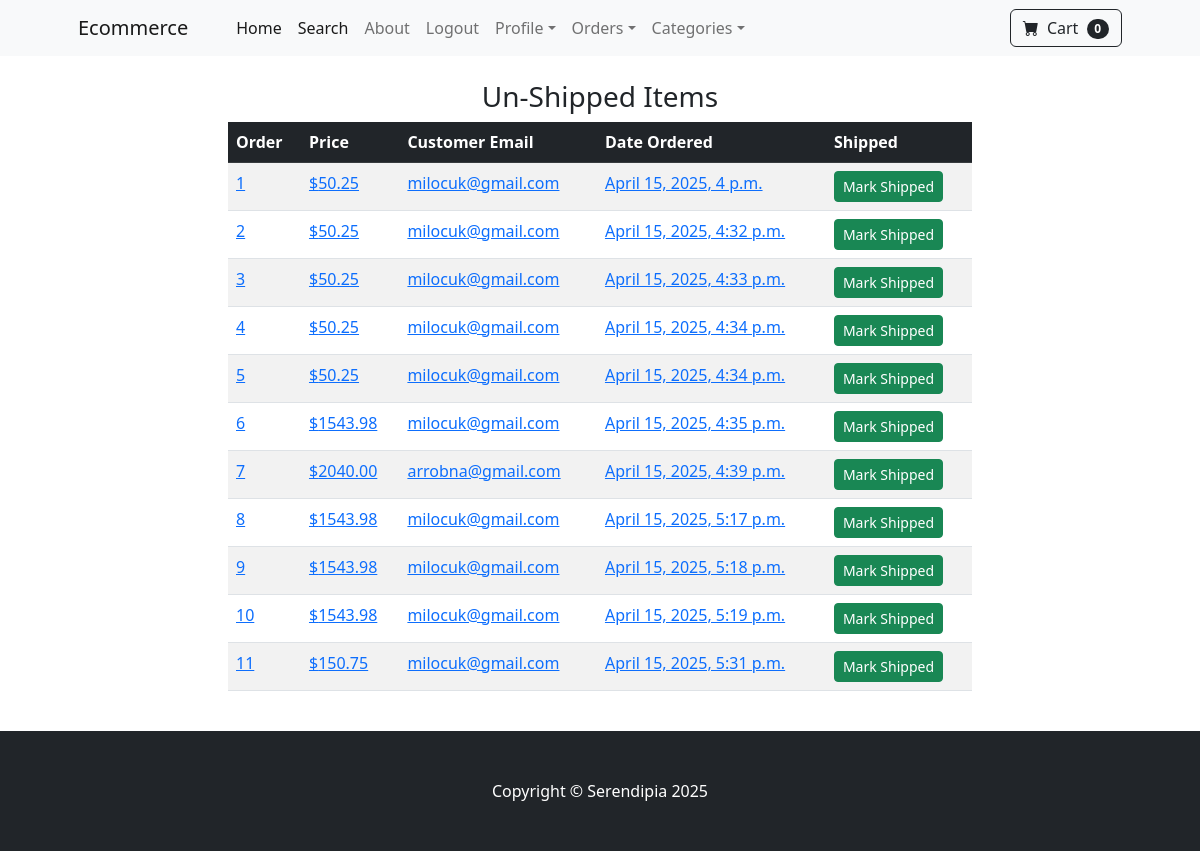
Before: /payment/not_shipped_dash/ (signed in) with the older database file.
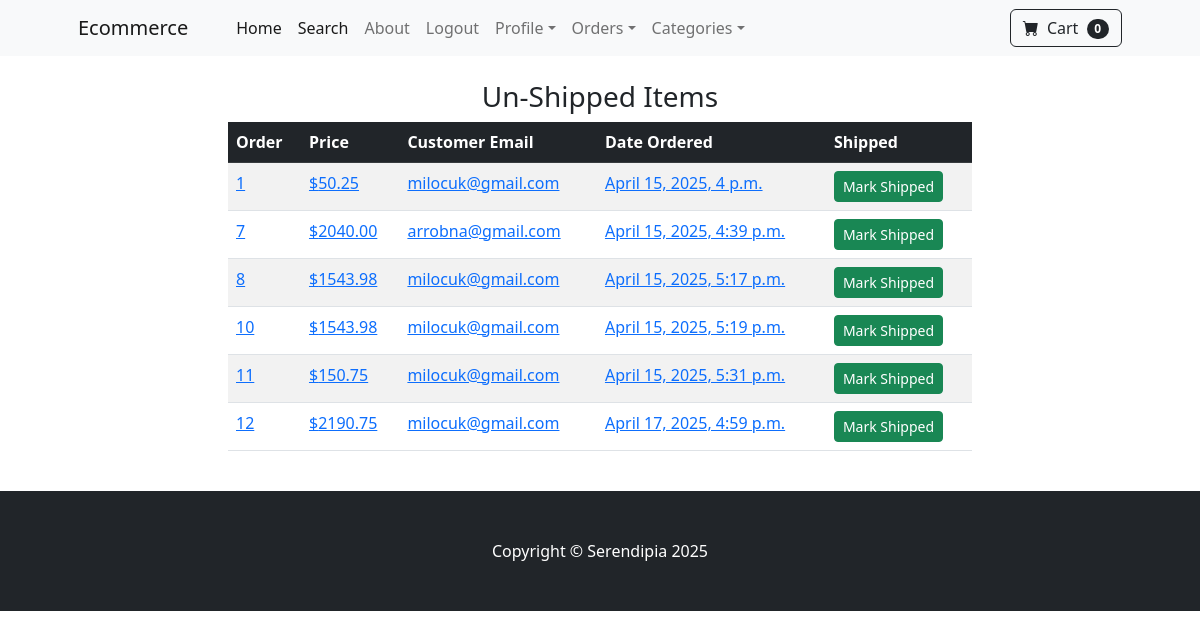
After: the same page with the newer database file.
### payment/models.py (models this page shows, shortened)
class Order(models.Model):
    user = models.ForeignKey(User, on_delete=models.CASCADE,null=True,blank=True)
    full_name = models.CharField(max_length=250)
    email = models.EmailField(max_length=250)
    shipping_address = models.TextField(max_length=150000)
    amount_paid = models.DecimalField(max_digits=7,decimal_places=2)
    date_ordered = models.DateTimeField(auto_now_add=True)
    shipped = models.BooleanField(default=False)
    date_shipped = models.DateTimeField(blank=True,null=True)

### payment/views.py (the view, shortened to what this page needs)
# urls.py: path('not_shipped_dash/',views.not_shipped_dash,name='not_shipped_dash'),
def not_shipped_dash(request):
    if request.user.is_authenticated and request.user.is_superuser:
        orders = Order.objects.filter(shipped=False)
        return render(request,"payment/not_shipped_dash.html",{"orders":orders})
    else:
        messages.success(request,"Access denied!")
        return redirect('home')

### cart/cart.py (called while the page is built)
    def __len__(self):
        return len(self.cart)

### cart/context_processors.py (called while the page is built)
def cart(request):
    return {'cart':Cart(request)}

### payment/templates/payment/not_shipped_dash.html (shortened to what this page needs)
{% extends 'base.html' %}
{% block content %}
<div class="container">
    <div class="row">
        <center>
            <div class="col-8">
                    <h3>Un-Shipped Items</h3>
                    <table class="table table-striped table-hover table-border">
                        <thead class="table-dark">
                          <tr>
                            <th scope="col">Order</th>
                            <th scope="col">Price</th>
                            <th scope="col">Customer Email</th>
                            <th scope="col">Date Ordered</th>
                            <th scope="col">Shipped</th>
                          </tr>
                        </thead>
                        <tbody>
                            {% for item in orders %}
                          <tr>
                            <td><a href="{% url 'orders' item.id %}">{{item.id}}</a></td>
                            <td><a href="{% url 'orders' item.id %}">${{item.amount_paid}}</a></td>
                            <td><a href="{% url 'orders' item.id %}">{{item.email}}</a></td>
                            <td><a href="{% url 'orders' item.id %}">{{item.date_ordered}}</a></td>
                            <td>
                                <form method="POST">
                                    <button type="submit" class="btn btn-success btn-sm">
                                        Mark Shipped
                                    </button>
                                </form>
                            </td>
                          </tr>
                          {% endfor %}
                        </tbody>
                      </table>
            </div>
        </center>
    </div>
</div>
{% endblock %}

Changed rows visible on the page:
no longer on this page (row edited): Order: id "2", amount_paid "50.25", email "milocuk@gmail.com", date_ordered "April 15, 2025, 4:32 p.m."
no longer on this page (row edited): Order: id "3", amount_paid "50.25", email "milocuk@gmail.com", date_ordered "April 15, 2025, 4:33 p.m."
no longer on this page (row edited): Order: id "4", amount_paid "50.25", email "milocuk@gmail.com", date_ordered "April 15, 2025, 4:34 p.m."
no longer on this page (row edited): Order: id "5", amount_paid "50.25", email "milocuk@gmail.com", date_ordered "April 15, 2025, 4:34 p.m."
no longer on this page (row edited): Order: id "6", amount_paid "1543.98", email "milocuk@gmail.com", date_ordered "April 15, 2025, 4:35 p.m."
no longer on this page (row edited): Order: id "9", amount_paid "1543.98", email "milocuk@gmail.com", date_ordered "April 15, 2025, 5:18 p.m."
added Order: id "12", amount_paid "2190.75", email "milocuk@gmail.com", date_ordered "April 17, 2025, 4:59 p.m."
